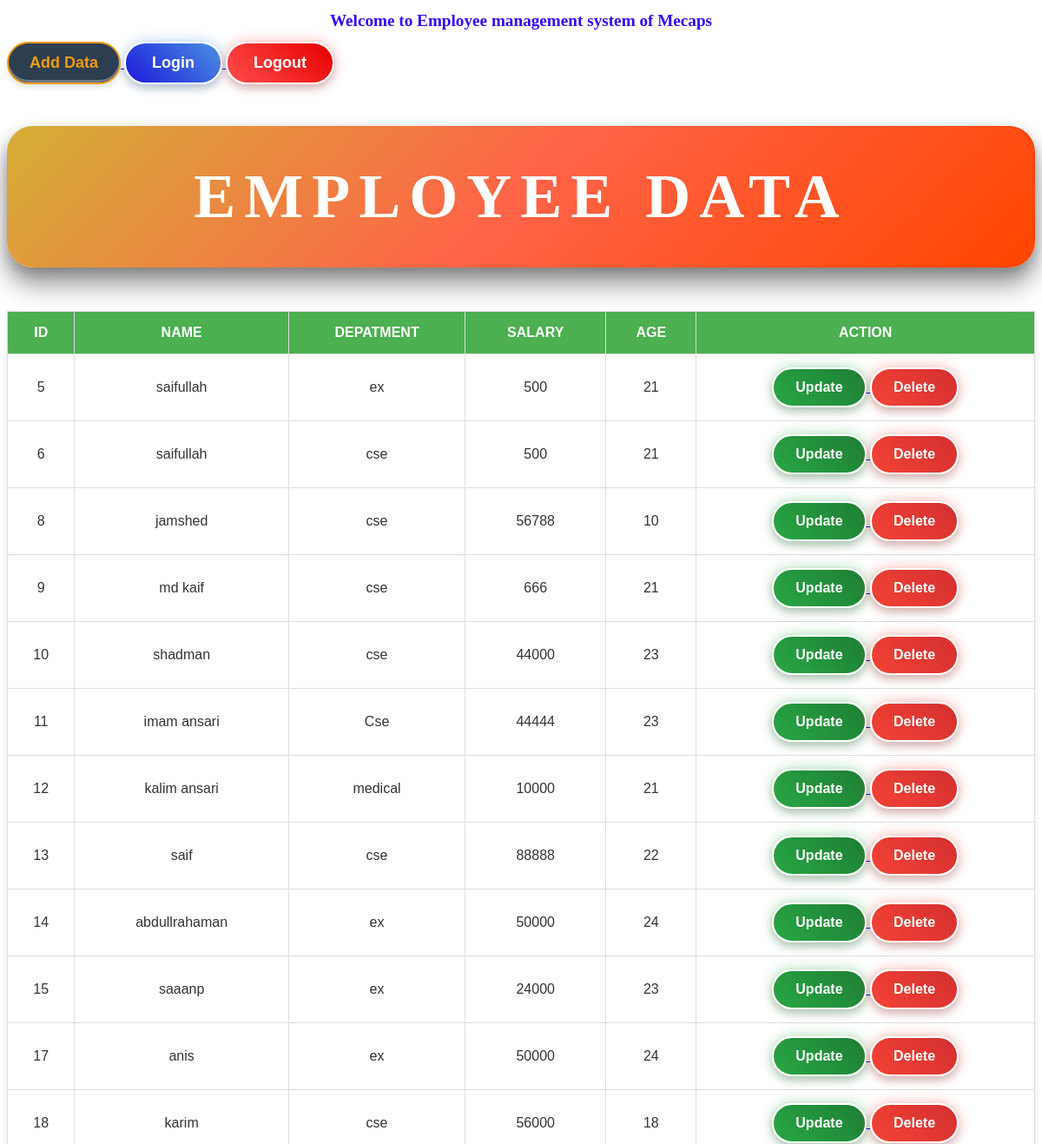
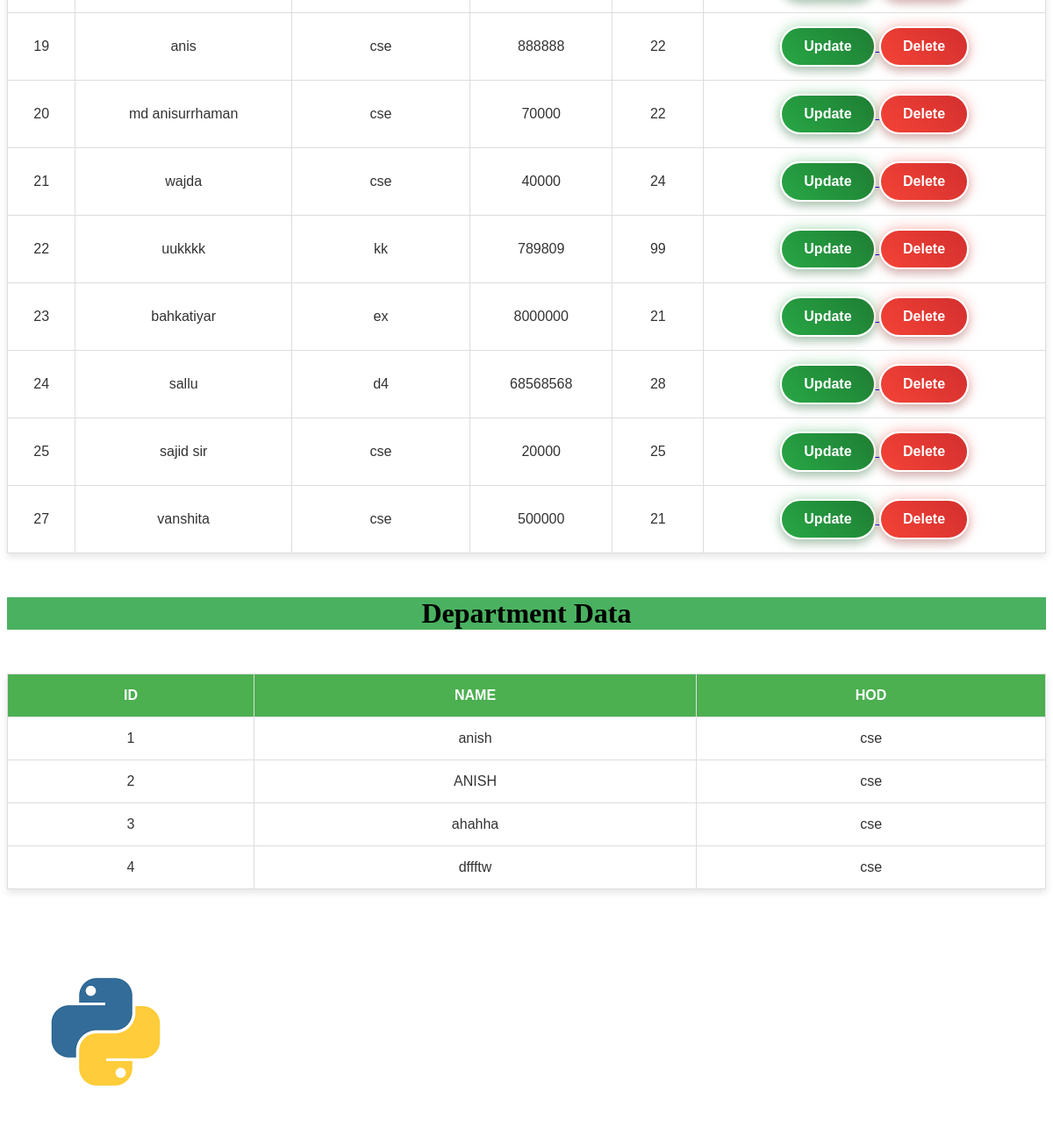
The app's page /getdata/ (signed in) with its own data (2 pictures, top to bottom).
### test_app/models.py (models this page shows)
class Employee(models.Model):
    name=models.CharField(max_length=100)
    department=models.CharField(max_length=100)
    salary=models.IntegerField()
    age=models.IntegerField()

class Department(models.Model):
    name=models.CharField(max_length=200)
    hod=models.CharField(max_length=100)

### test_app/views.py (the view)
# urls.py: path('getdata/',views.getdata, name='getdata'),
@login_required
def getdata(request):
    employee=Employee.objects.all
    department=Department.objects.all()
    return render(request, 'index.html' , context={'emp':employee, 'dep': department})

### test_app/templates/index.html (shortened to what this page needs)
{% extends 'base.html' %}
{% block content %}
<td>
    <a href="{% url 'addData'  %}">
        <button style="
            background-color: #2C3E50;
            color: #F39C12;
            border: 2px solid #F39C12;
            padding: 12px 24px;
            font-size: 18px;
            font-weight: bold;
            border-radius: 30px;
            cursor: pointer;
            box-shadow: 0 4px 6px rgba(0, 0, 0, 0.1), inset 0 -3px 0 rgba(255, 255, 255, 0.3);
            transition: transform 0.2s ease, box-shadow 0.2s ease;">
            Add Data
        </button>
    </a>
</td>
<td>
    <a href="{% url 'login' %}">
        <button style="
            background: linear-gradient(45deg, #1d1ada, #4a90e2);
            color: white;
            border: 2px solid #ffffff;
            padding: 12px 30px;
            font-size: 18px;
            font-weight: bold;
            border-radius: 30px;
            cursor: pointer;
            box-shadow: 0 6px 10px rgba(0, 0, 0, 0.15), 0 0 15px rgba(74, 144, 226, 0.4);
            transition: transform 0.3s ease, box-shadow 0.3s ease, background 0.3s ease;">
            Login
        </button>
    </a>
</td>
<td>
    <a href="{% url 'logout' %}">
        <button style="
            background: linear-gradient(45deg, #ff4d4d, #e60000);
            color: white;
            border: 2px solid #ffffff;
            padding: 12px 30px;
            font-size: 18px;
            font-weight: bold;
            border-radius: 30px;
            cursor: pointer;
            box-shadow: 0 6px 10px rgba(0, 0, 0, 0.15), 0 0 15px rgba(255, 77, 77, 0.4);
            transition: transform 0.3s ease, box-shadow 0.3s ease, background 0.3s ease;">
            Logout
        </button>
    </a>
</td>
 <div style="text-align: center;">
    <h1 style="font-family: 'Lobster', 'Georgia', serif;
               font-size: 4.5em;
               font-weight: bolder;
               text-transform: uppercase;
               letter-spacing: 10px;
               color: #fff;
               padding: 40px 60px;
               background: linear-gradient(135deg, #D4AF37, #FF6347, #FF4500);
               border-radius: 30px;
               box-shadow: 0 20px 30px rgba(0, 0, 0, 0.4), 0 6px 15px rgba(0, 0, 0, 0.2);
               position: relative;
               animation: gradient-animation 4s ease infinite, glow 1s ease-in-out infinite;">
      Employee Data
    </h1>
  </div>
     <table style="width:100%" class="table">
        <colgroup>
            <col span="6" style="background-color: #c3cfd4">
          </colgroup>
        <tr>
            <th>ID</th>
            <th>NAME</th>
            <th>DEPATMENT</th>
            <th>SALARY</th>
            <th>AGE</th>
            <th>ACTION</th>
        </tr>
        {% for i in emp %}
        <tr>
            <td>{{i.id}}</td>
            <td>{{i.name}}</td>
            <td>{{i.department}}</td>
            <td>{{i.salary}}</td>
            <td>{{i.age}}</td>
            <td>
                <a href="{% url 'updateData' i.id %}">
                    <button style="
                        background: linear-gradient(45deg, #28a745, #1e7e34);
                        color: white;
                        border: 2px solid #ffffff;
                        padding: 12px 25px;
                        font-size: 16px;
                        font-weight: bold;
                        border-radius: 30px;
                        cursor: pointer;
                        box-shadow: 0 6px 10px rgba(0, 0, 0, 0.15), 0 0 15px rgba(40, 167, 69, 0.4);
                        transition: transform 0.3s ease, box-shadow 0.3s ease, background 0.3s ease;">
                        Update
                    </button>
                </a>
                <a href="{% url 'Delete' i.id %}">
                    <button style="
                        background: linear-gradient(45deg, #f44336, #d32f2f);
                        color: white;
                        border: 2px solid #ffffff;
                        padding: 12px 25px;
                        font-size: 16px;
                        font-weight: bold;
                        border-radius: 30px;
                        cursor: pointer;
                        box-shadow: 0 6px 10px rgba(0, 0, 0, 0.15), 0 0 15px rgba(244, 67, 54, 0.4);
                        transition: transform 0.3s ease, box-shadow 0.3s ease, background 0.3s ease;">
                        Delete
                    </button>
                </a>
            </td>
        </tr>
        {% endfor %}
     </table>
     <div style="text-align: center;">
<h1 style="background-color:rgb(74, 177, 96);">Department Data</h1>
     </div>
<table style="width:100%">
    <colgroup>
        <col span="3" style="background-color: #c3cfd4">
      </colgroup>
        <tr>
            <th>ID</th>
            <th>NAME</th>
            <th>HOD</th>
        </tr>
        {% for i in dep %}
        <tr>
            <td>{{i.id}}</td>
            <td>{{i.name}}</td>
            <td>{{i.hod}}</td>
        </tr>
        {% endfor %}
     </table>
     <img src="/static/images/download.png" alt="">
{% endblock %}

### test_app/templates/base.html (shortened to what this page needs)
<!DOCTYPE html>
<html lang="en">
<head>
    <link rel="stylesheet" href='/static/css/style.css'>
</head>
<body >
    <h1 id="c">Welcome to Employee management system of Mecaps</h1>
    {% block content %}
    {% endblock %}
</body>
</html>

### test_app/templates/base.html (style rules this page uses)
#c { color: rgb(52, 7, 250); font-size: larger; text-align: center; }

### test_app/templates/index.html (style rules this page uses)
table { width: 80%; margin: 50px auto; border-collapse: collapse; box-shadow: 0 4px 8px rgba(0, 0, 0, 0.1); background: #f9f9f9; }
th, td { padding: 15px; text-align: center; font-family: 'Arial', sans-serif; border: 1px solid #ddd; }
th { background-color: #4CAF50; color: white; text-transform: uppercase; }
tr:nth-child(even) { background-color: #f2f2f2; }
td { background-color: #ffffff; font-size: 16px; color: #333; }

### records on screen
Employee: id "5", name "saifullah", department "ex", salary "500", age "21"
Employee: id "6", name "saifullah", department "cse", salary "500", age "21"
Employee: id "8", name "jamshed", department "cse", salary "56788", age "10"
Employee: id "9", name "md kaif", department "cse", salary "666", age "21"
Employee: id "10", name "shadman", department "cse", salary "44000", age "23"
Employee: id "11", name "imam ansari", department "Cse", salary "44444", age "23"
Employee: id "12", name "kalim ansari", department "medical", salary "10000", age "21"
Employee: id "13", name "saif", department "cse", salary "88888", age "22"
Employee: id "14", name "abdullrahaman", department "ex", salary "50000", age "24"
Employee: id "15", name "saaanp", department "ex", salary "24000", age "23"
Employee: id "17", name "anis", department "ex", salary "50000", age "24"
Employee: id "18", name "karim", department "cse", salary "56000", age "18"
Employee: id "19", name "anis", department "cse", salary "888888", age "22"
Employee: id "20", name "md anisurrhaman", department "cse", salary "70000", age "22"
Employee: id "21", name "wajda", department "cse", salary "40000", age "24"
Employee: id "22", name "uukkkk", department "kk", salary "789809", age "99"
Employee: id "23", name "bahkatiyar", department "ex", salary "8000000", age "21"
Employee: id "24", name "sallu", department "d4", salary "68568568", age "28"
Employee: id "25", name "sajid sir", department "cse", salary "20000", age "25"
Employee: id "27", name "vanshita", department "cse", salary "500000", age "21"
Department: id "1", name "anish", hod "cse"
Department: id "2", name "ANISH", hod "cse"
Department: id "3", name "ahahha", hod "cse"
Department: id "4", name "dffftw", hod "cse"
